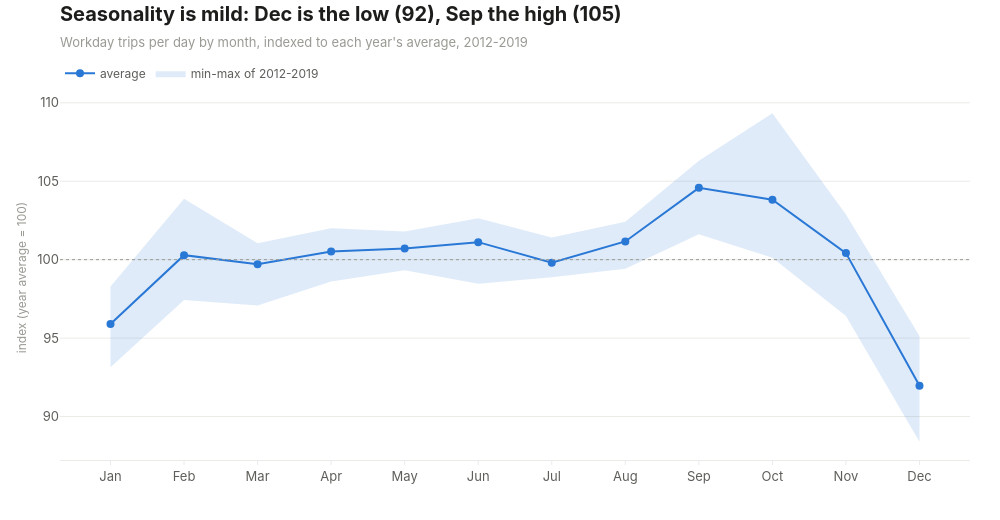

The notebook cell this image was saved under:
### Code cell
month_labels = ["Jan", "Feb", "Mar", "Apr", "May", "Jun", "Jul", "Aug", "Sep", "Oct", "Nov", "Dec"]

band_top = go.Scatter(
    x=month_labels,
    y=season["max_index"],
    mode="lines",
    line=dict(width=0),
    showlegend=False,
    hoverinfo="skip",
)
band_bottom = go.Scatter(
    x=month_labels,
    y=season["min_index"],
    mode="lines",
    line=dict(width=0),
    fill="tonexty",
    fillcolor="rgba(42, 120, 214, 0.15)",
    name="min-max of 2012-2019",
    hoverinfo="skip",
)
mean_line = go.Scatter(
    x=month_labels,
    y=season["mean_index"],
    mode="lines+markers",
    name="average",
    line=dict(color=viz.ACCENT, width=2),
    marker=dict(size=8),
    hovertemplate="%{x}: %{y:.1f}<extra></extra>",
)

fig = go.Figure([band_top, band_bottom, mean_line])
fig.add_hline(y=100, line=dict(color=viz.MUTED, width=1, dash="dot"))
fig.update_layout(hovermode="closest")
fig.update_yaxes(title_text="index (year average = 100)")

lowest = season.loc[season["mean_index"].idxmin()]
highest_month = season.loc[season["mean_index"].idxmax()]
low_label = month_labels[int(lowest["month_of_year"]) - 1]
high_label = month_labels[int(highest_month["month_of_year"]) - 1]

title = f"Seasonality is mild: {low_label} is the low ({lowest['mean_index']:.0f}), {high_label} the high ({highest_month['mean_index']:.0f})"
subtitle = "Workday trips per day by month, indexed to each year's average, 2012-2019"
viz.titled(fig, title, subtitle)
viz.save(fig, "03_seasonality")
fig

### Figure 1 — Plotly figure (JSON) as saved in the notebook; plotly's stock layout.template omitted (floating-point values rounded to 4 significant figures)
{"data": [{"hoverinfo": "skip", "line": {"width": 0}, "mode": "lines", "showlegend": false, "type": "scatter", "x": ["Jan", "Feb", "Mar", "Apr", "May", "Jun", "Jul", "Aug", "Sep", "Oct", "Nov", "Dec"], "y": [98.29, 103.9, 101.1, 102.0, 101.8, 102.6, 101.4, 102.4, 106.3, 109.3, 102.9, 95.13]}, {"fill": "tonexty", "fillcolor": "rgba(42, 120, 214, 0.15)", "hoverinfo": "skip", "line": {"width": 0}, "mode": "lines", "name": "min-max of 2012-2019", "type": "scatter", "x": ["Jan", "Feb", "Mar", "Apr", "May", "Jun", "Jul", "Aug", "Sep", "Oct", "Nov", "Dec"], "y": [93.13, 97.44, 97.07, 98.6, 99.33, 98.46, 98.88, 99.42, 101.6, 100.1, 96.4, 88.39]}, {"hovertemplate": "%{x}: %{y:.1f}<extra></extra>", "line": {"color": "#2a78d6", "width": 2}, "marker": {"size": 8}, "mode": "lines+markers", "name": "average", "type": "scatter", "x": ["Jan", "Feb", "Mar", "Apr", "May", "Jun", "Jul", "Aug", "Sep", "Oct", "Nov", "Dec"], "y": [95.9, 100.3, 99.72, 100.5, 100.7, 101.1, 99.8, 101.2, 104.6, 103.8, 100.4, 91.96]}], "layout": {"height": 520, "hovermode": "closest", "shapes": [{"line": {"color": "#9a9993", "dash": "dot", "width": 1}, "type": "line", "x0": 0, "x1": 1, "xref": "x domain", "y0": 100, "y1": 100, "yref": "y"}], "title": {"text": "<b>Seasonality is mild: Dec is the low (92), Sep the high (105)</b><br><span style='font-size:13px;color:#9a9993'>Workday trips per day by month, indexed to each year's average, 2012-2019</span>"}, "width": 1000, "yaxis": {"title": {"text": "index (year average = 100)"}}}}
